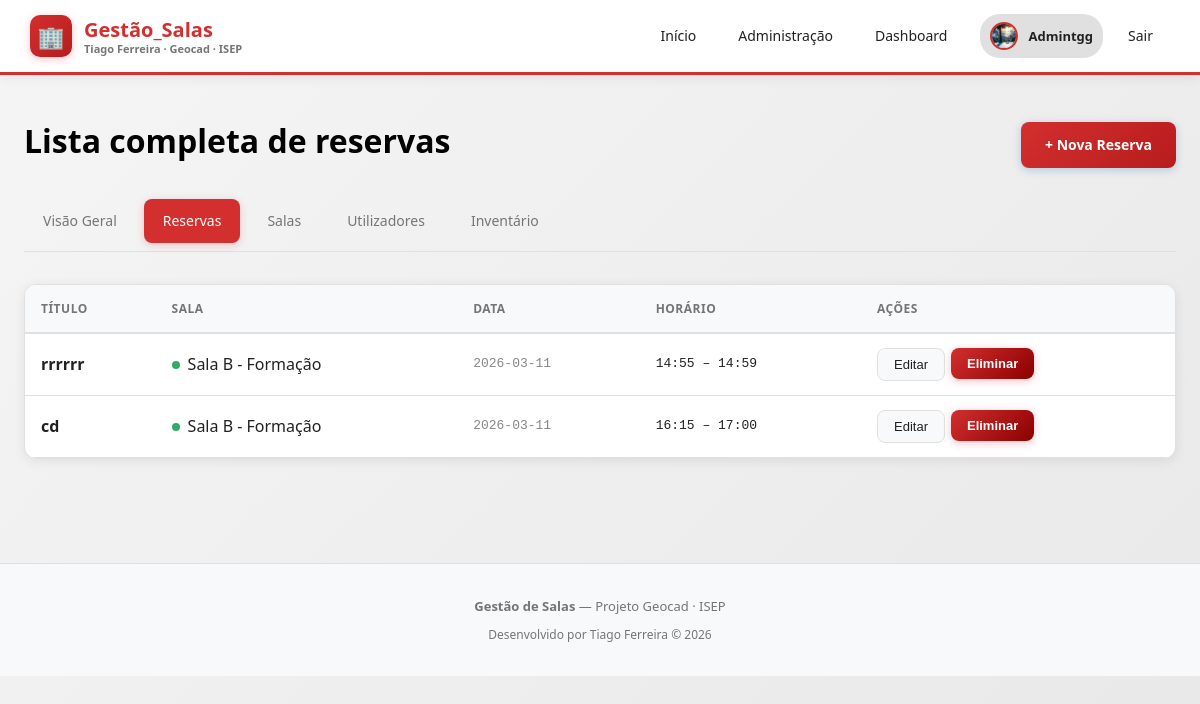
/admin/reservations (signed in), run on an earlier commit of the app's database.
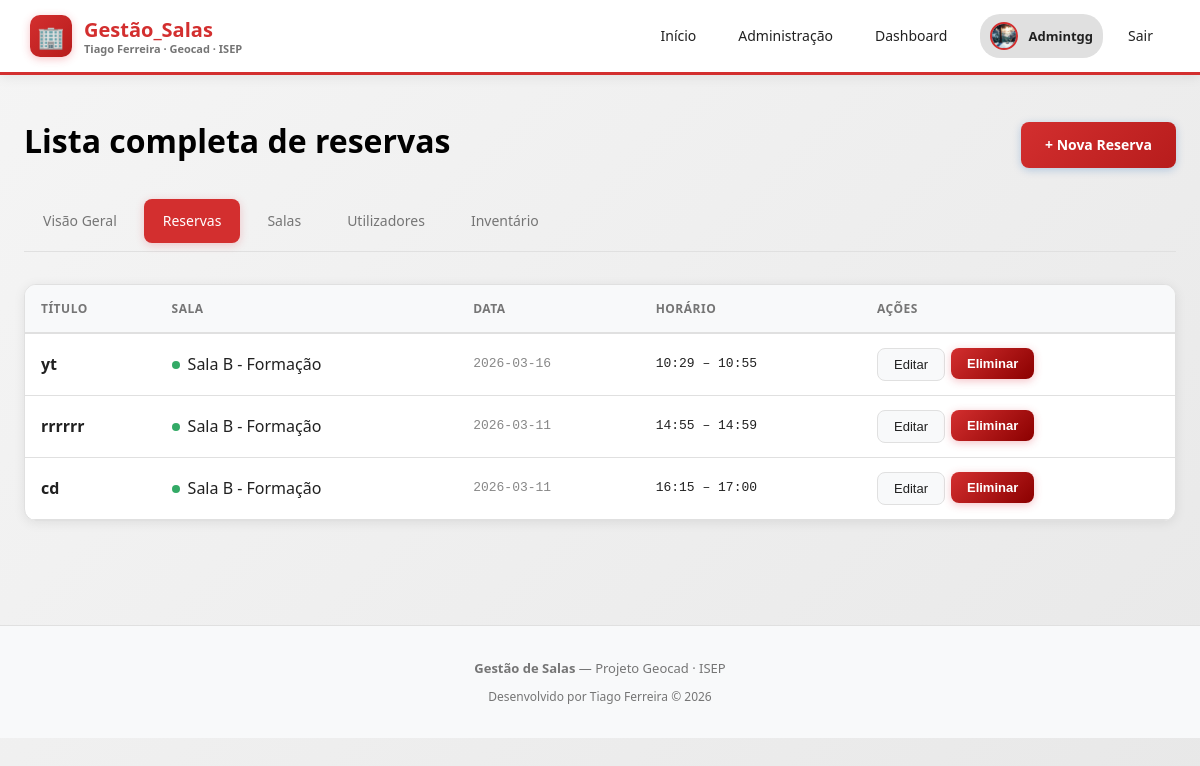
And on a later commit of the database.
### app/models.py (models this page shows)
class Reservation(Base):
    __tablename__ = "reservations"
    id         = Column(Integer, primary_key=True, index=True)
    title      = Column(String, nullable=False)
    date       = Column(String, nullable=False)        # ex: "2026-02-23"
    start_time = Column(String, nullable=False)        # ex: "09:00"
    end_time   = Column(String, nullable=False)        # ex: "10:00"
    room_id = Column(Integer, ForeignKey("rooms.id"), nullable=False)
    user_id = Column(Integer, ForeignKey("users.id"), nullable=False)
    room = relationship("Room", back_populates="reservations")
    user = relationship("User", back_populates="reservations")

class Room(Base):
    __tablename__ = "rooms"
    id         = Column(Integer, primary_key=True, index=True)
    name       = Column(String, nullable=False)
    capacity   = Column(Integer, nullable=False)
    location   = Column(String, nullable=False)
    color      = Column(String, default="#e85d04")
    start_time = Column(String, nullable=False)        # ex: "08:00"
    end_time   = Column(String, nullable=False)        # ex: "18:00"
    work_days  = Column(String, default="1,2,3,4,5")  # dias da semana separados por vírgula
    reservations = relationship("Reservation", back_populates="room")
    equipment = relationship("Equipment", back_populates="room")

### app/routers/admin.py (the view)
@router.get("/reservations")
async def reservations(request: Request, db=Depends(get_db)):
    user = require_admin(request, db)
    reservations = db.query(models.Reservation).order_by(models.Reservation.date.desc(), models.Reservation.start_time).all()
    rooms_list = db.query(models.Room).all()
    rooms = {r.id: r for r in rooms_list}
    return request.app.state.templates.TemplateResponse(
        "admin_reservations.html",
        {"request": request, "user": user, "reservations": reservations, "rooms": rooms},
    )

### app/templates/admin_reservations.html (shortened to what this page needs)
{% extends "base.html" %}
{% block content %}
<div class="container">
  <div style="display: flex; justify-content: space-between; align-items: center; margin-bottom: 24px;">
    <h1 class="page-title">Lista completa de reservas</h1>
    <a href="/dashboard" class="btn btn-primary">+ Nova Reserva</a>
  </div>
  <div class="admin-tabs">
    <a class="admin-tab" href="/admin">Visão Geral</a>
    <a class="admin-tab active" href="/admin/reservations">Reservas</a>
    <a class="admin-tab" href="/admin/rooms">Salas</a>
    <a class="admin-tab" href="/admin/users">Utilizadores</a>
    <a class="admin-tab" href="/admin/inventory">Inventário</a>
  </div>
  <div class="card" style="padding: 0; overflow: hidden;">
    <table>
      <thead>
        <tr>
          <th>Título</th>
          <th>Sala</th>
          <th>Data</th>
          <th>Horário</th>
          <th>Ações</th>
         </tr>
      </thead>
      <tbody>
        {% if reservations %}
          {% for r in reservations %}
            {% set room = rooms.get(r.room_id) %}
            <tr>
              <td style="font-weight: 600;">{{ r.title }}</td>
              <td>
                <div style="display: flex; align-items: center; gap: 8px;">
                  <div style="width: 8px; height: 8px; border-radius: 50%; background: {{ room.color if room else '#888' }};"></div>
                  {{ room.name if room else '—' }}
                </div>
              </td>
              <td style="font-family: monospace; color: #888;">{{ r.date }}</td>
              <td style="font-family: monospace;">{{ r.start_time }} – {{ r.end_time }}</td>
              <td>
                <div style="display: flex; gap: 6px;">
                  <button class="btn btn-secondary btn-sm" onclick="openModal('modal-edit-{{ r.id }}')">Editar</button>
                  <form method="post" action="/reservations/delete/{{ r.id }}" style="display:inline;" onsubmit="return confirm('Eliminar reserva?')">
                    <button class="btn btn-danger btn-sm" type="submit">Eliminar</button>
                  </form>
                </div>
              </td>
            </tr>
          {% endfor %}
        {% else %}
          <tr>
            <td colspan="5" style="text-align: center; color: #555; padding: 40px;">Sem reservas registadas.</td>
          </tr>
        {% endif %}
      </tbody>
    </table>
  </div>
</div>
{% endblock %}

What changed in the data, as far as the page shows it:
added Reservation: title "yt", {{ room.name if room else '—' }} "Sala B - Formação", date "2026-03-16", start_time "10:29", end_time "10:55"
